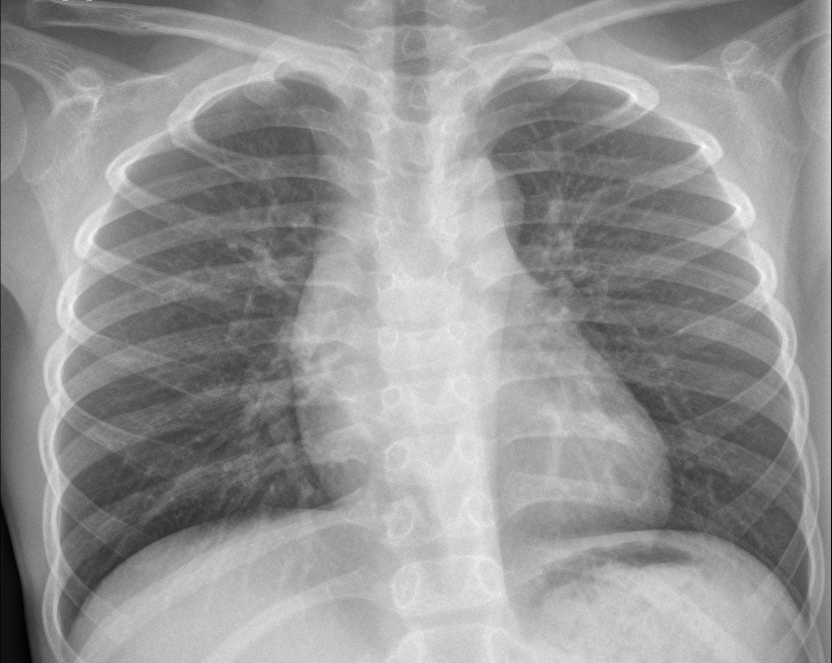
#> input picture data/test/NORMAL/IM-0006-0001.jpeg, 1663 x 1326 px, given in place of IM-0005-0001.jpeg, which was not available (shown at 1/2 size)
$ python a_preprocesamiento.py
#> lines starting #> are read from the running program, lines starting #| are printed output that depends on the picture; pictures that were not available may be replaced by others from this repository, and a replacement may not be noted
### _funciones.py


import numpy as np

from os import listdir ### para hacer lista de archivos en una ruta
from tqdm import tqdm  ### para crear contador en un for para ver evolución
from os.path import join ### para unir ruta con archivo
import cv2 ### para leer imagenes jpg


def img2data(path, width=100):

    rawImgs = []   #### una lista con el array que representa cada imágen
    labels = [] ### el label de cada imágen

    list_labels = [path+f for f in listdir(path)] ### crea una lista de los archivos en la ruta (Normal /Pneumonia)

    for imagePath in list_labels: ### recorre cada carpeta de la ruta ingresada

        files_list=listdir(imagePath) ### crea una lista con todos los archivos
        for item in tqdm(files_list): ### le pone contador a la lista: tqdm
            file = join(imagePath, item) ## crea ruta del archivo
            if file[-1] =='g': ### verificar que se imágen extensión jpg o jpeg
                img = cv2.imread(file) ### cargar archivo
                img = cv2.cvtColor(img , cv2.COLOR_BGR2RGB) ### invierte el orden de los colores en el array para usar el más estándar RGB
                img = cv2.resize(img ,(width,width)) ### cambia resolución de imágnenes
                rawImgs.append(img) ###adiciona imágen al array final
                l = imagePath.split('/')[-1] ### identificar en qué carpeta está
                if l == 'NORMAL':  ### verificar en qué carpeta está para asignar el label
                    labels.append([0])
                elif l == 'PNEUMONIA':
                    labels.append([1])
    return rawImgs, labels, files_list

### a_preprocesamiento.py
import numpy as np

##!pip install opencv-python
import cv2 ### para leer imagenes jpeg


from matplotlib import pyplot as plt ## para gráfciar imágnes
import _funciones as fn#### funciones personalizadas, carga de imágenes
import joblib ### para descargar array

############################################
##### ver ejemplo de imágenes cargadas ######
#############################################

img1=cv2.imread('data\\test\\NORMAL\\IM-0005-0001.jpeg')
#> img1 is the input picture: shape (1326, 1663, 3); min 0, max 255, mean 148.7
img2 = cv2.imread('data\\train\\PNEUMONIA\\person7_bacteria_29.jpeg')
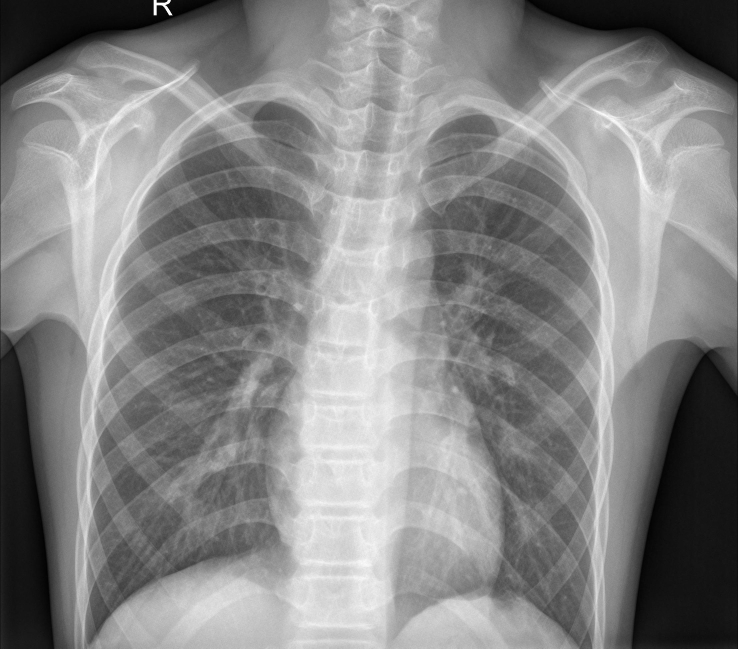
#> input picture data/test/NORMAL/IM-0011-0001-0002.jpeg, 2214 x 1945 px, given in place of person7_bacteria_29.jpeg, which was not available (shown at 1/3 size)
#> img2 is the input picture: shape (1945, 2214, 3); min 0, max 255, mean 133.4


############################################
##### ver ejemplo de imágenes cargadas ######
#############################################

plt.imshow(img1)
plt.title('normal')
plt.show()

plt.imshow(img2)
plt.title('pneumonia')
plt.show()

###### representación numérica de imágenes ####

img2.shape ### tamaño de imágenes
img1.shape
img1.max() ### máximo valor de intensidad en un pixel
img1.min() ### mínimo valor de intensidad en un pixel

np.prod(img2.shape) ### 5 millones de variables representan cada imágen

#### dado que se necesitarían muchas observaciones (imágenes para entrenar)
#### un modelo con tantas observaciones y no tenemos, vamos a reescalar las imágenes

img1_r = cv2.resize(img1 ,(100,100))
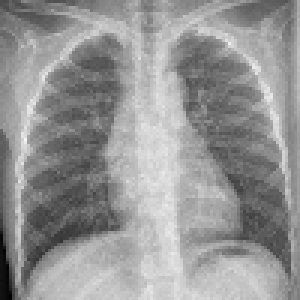
#> img1_r: shape (100, 100, 3) (shown 3 times larger); min 2, max 246, mean 148.8
plt.imshow(img1_r)
plt.title('Normal')
plt.show()
np.prod(img1_r.shape)

img2_r = cv2.resize(img2 ,(100,100))
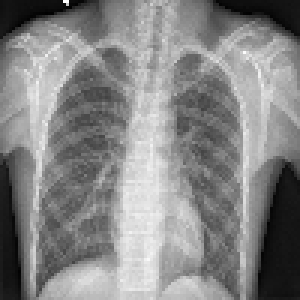
#> img2_r: shape (100, 100, 3) (shown 3 times larger); min 1, max 255, mean 133.3
plt.imshow(img2_r)
plt.title('Normal')
plt.show()
np.prod(img2_r.shape)

################################################################
######## Código para cargar todas las imágenes #############
####### reducir su tamaño y convertir en array ################
################################################################


width = 100 #tamaño para reescalar imágen
num_classes = 2 #clases variable respuesta
trainpath = 'data/train/'
testpath = 'data/test/'

x_train, y_train, file_list= fn.img2data(trainpath, width=100) #Run in train
#> x_train = 1 item; y_train = []; file_list = ['IM-0006-0001.jpeg']
x_test, y_test, file_list = fn.img2data(testpath, width=100) #Run in test


#### convertir salidas a numpy array ####
x_train = np.array(x_train)
y_train = np.array(y_train)
#> y_train = empty array
x_test = np.array(x_test)
y_test = np.array(y_test)


x_train.shape
y_train.shape

x_train[0].shape ### ver tamaño de la primera imágen
np.prod(x_train[0].shape)


x_test.shape
y_test.shape

####### salidas del preprocesamiento bases listas ######

joblib.dump(x_train, "salidas\\x_train.pkl")
joblib.dump(y_train, "salidas\\y_train.pkl")
joblib.dump(x_test, "salidas\\x_test.pkl")
joblib.dump(y_test, "salidas\\y_test.pkl")
